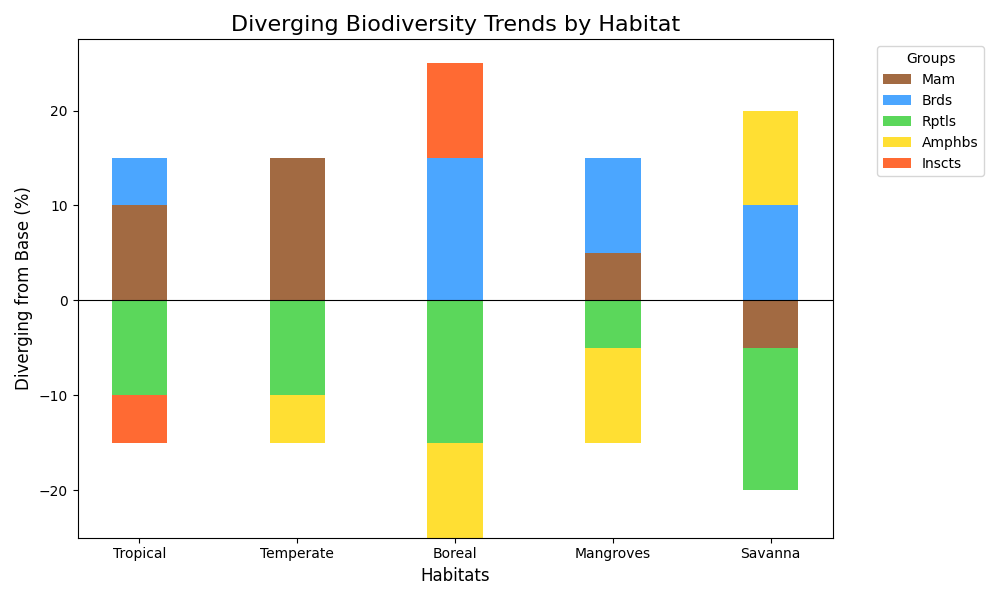

This chart was generated by the following Python code:
import numpy as np
import matplotlib.pyplot as plt

# Define the habitats and the years for the axes
habitats = ["Tropical", "Temperate", "Boreal", "Mangroves", "Savanna"]
years = np.arange(2030, 2040)

# Create data for different groups in each habitat
mammals = np.array([
    30, 35, 20, 25, 15
])

birds = np.array([
    25, 20, 35, 30, 30
])

reptiles = np.array([
    10, 10, 5, 15, 5
])

amphibians = np.array([
    20, 15, 10, 10, 30
])

insects = np.array([
    15, 20, 30, 20, 20
])

# Diverging data: positive and negative changes measured against a baseline (example first year 2030 values)
species_data = np.array([mammals, birds, reptiles, amphibians, insects]) - 20

# Set up the plot
fig, ax = plt.subplots(figsize=(10, 6))

x_ticks = np.arange(len(habitats))
bar_width = 0.35

# Define colors for each species
colors = ['#8B4513', '#1E90FF', '#32CD32', '#FFD700', '#FF4500']
species_names = ['Mam', 'Brds', 'Rptls', 'Amphbs', 'Inscts']

bottom_positive = np.zeros(len(habitats))
bottom_negative = np.zeros(len(habitats))

# Plot each species data as a stacked diverging bar
for i, species in enumerate(species_data):
    positive_values = np.clip(species, 0, None)
    negative_values = np.clip(species, None, 0)

    ax.bar(x_ticks, positive_values, width=bar_width, color=colors[i], alpha=0.8,
           bottom=bottom_positive, label=species_names[i])
    ax.bar(x_ticks, negative_values, width=bar_width, color=colors[i], alpha=0.8,
           bottom=bottom_negative)

    bottom_positive += positive_values
    bottom_negative += negative_values

# X-axis habitat labels
ax.set_xticks(x_ticks)
ax.set_xticklabels(habitats, fontsize=10)

# Additional labeling
plt.title("Diverging Biodiversity Trends by Habitat", fontsize=16)
plt.xlabel('Habitats', fontsize=12)
plt.ylabel('Diverging from Base (%)', fontsize=12)
ax.axhline(0, color='black', linewidth=0.8)

# Add legend and layout adjustment
plt.legend(title='Groups', loc='upper left', bbox_to_anchor=(1.05, 1), fontsize=10)
plt.tight_layout()

# Display the plot
plt.show()
